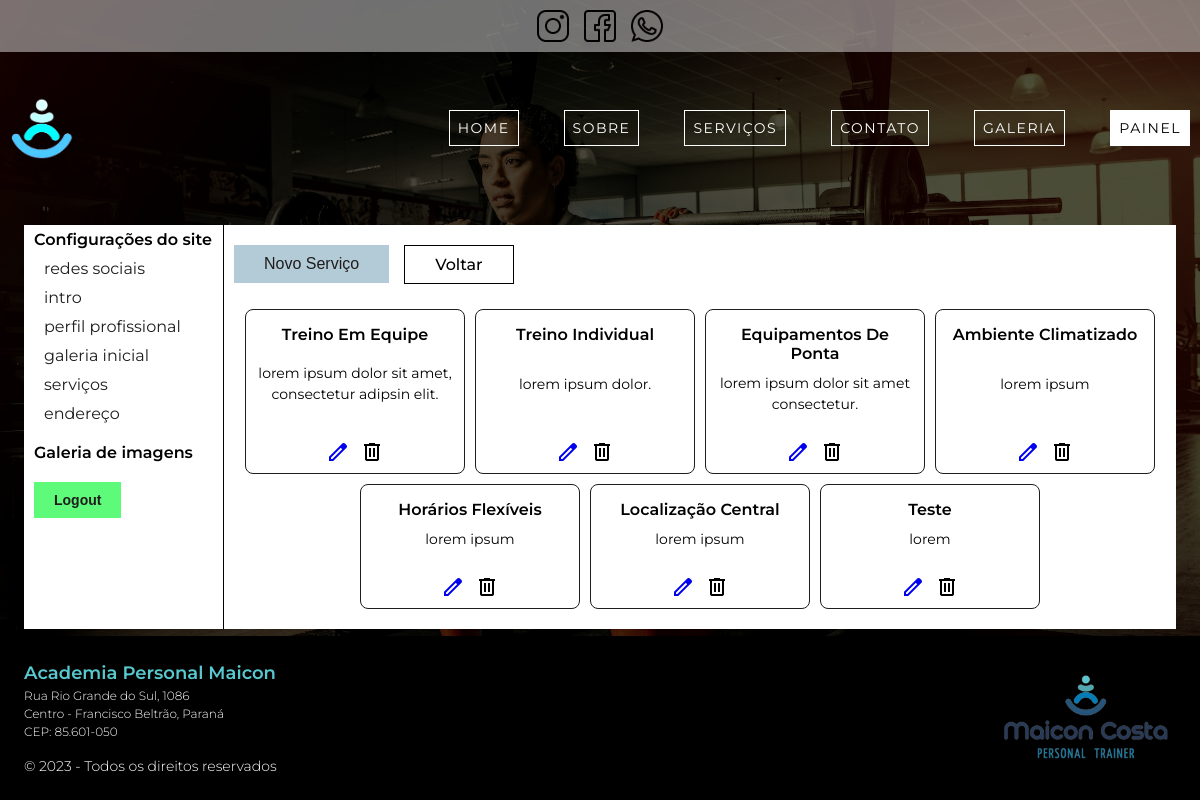
The app's page /author/dashboard/settings/services/ (signed in), older data.
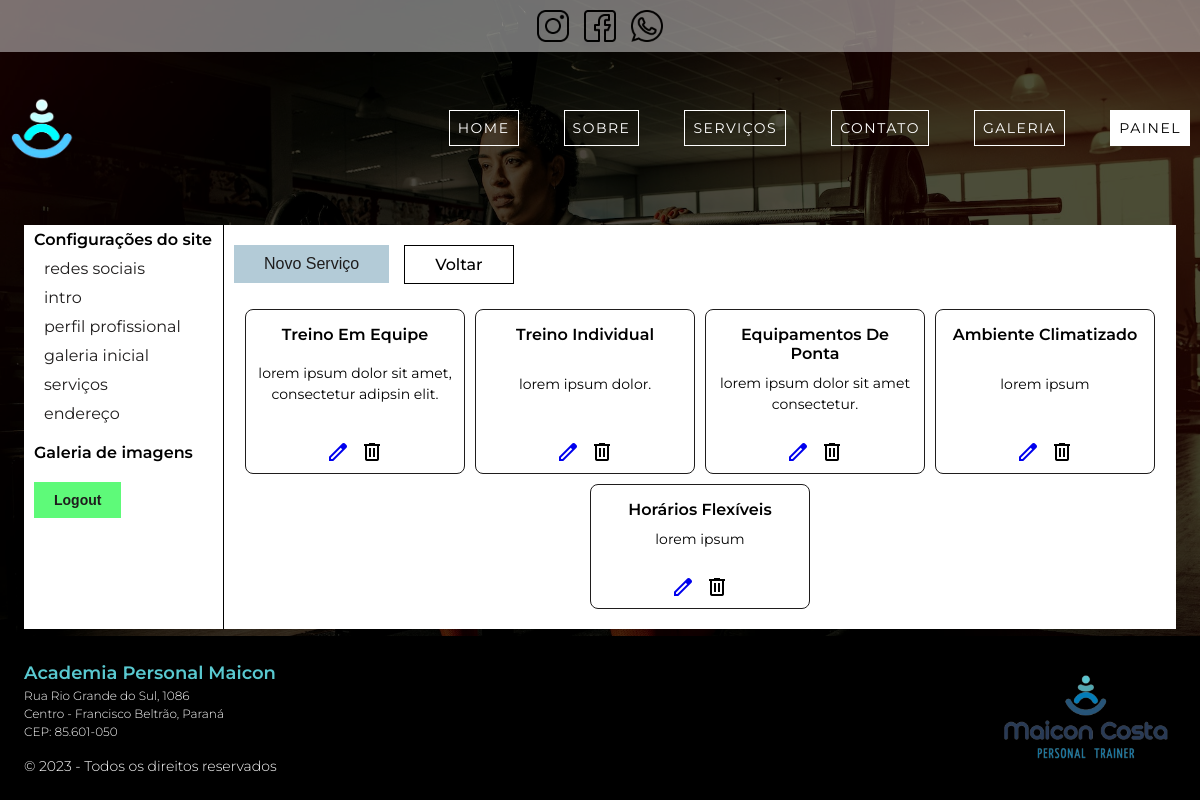
The same page, newer data.
### app_home/models.py (models this page shows, shortened)
class Service(models.Model):
    title = models.CharField(max_length=255,
                             default='',
                             verbose_name='título',
                             )
    description = models.TextField(max_length=255,
                                   default='',
                                   verbose_name='descrição',
                                   )
    class Meta:
        verbose_name = 'Serviços'
        verbose_name_plural = 'Serviços'

### author/views/services.py (the view)
    @classmethod
    @method_decorator(
        login_required(redirect_field_name='next',
                       login_url='author:login'
                       ),
        name='dispatch',
    )
    def all_services(cls, request) -> render:
        services: Service = Service.objects.all()
        return render(request, 'author/partials/_all_services.html', context={
            'services': services,
            'button_to_back_action': reverse('author:dashboard'),
            'button_name': 'Novo Serviço',
            'button_action': reverse('author:new_service'),
            'aditional_class': 'C-service__delete',
        })

### app_home/context_processor.py (called while the page is built)
def adress(request: HttpRequest):
    adress = Adress.objects.first()
    return {
        'adress': adress
    }

### author/templates/author/partials/_all_services.html (shortened to what this page needs)
{% extends 'author/pages/dashboard.html' %}
{% block settings %}
    {% include 'author/partials/_buttons.html' %}
    <section class="C-services_view center_flex_row">
        {% for service in services %}
            <div class="C-services_view_container center_flex_column">
                <p class="C-services_view_title" href="">{{ service.title }}</p>
                <p class="C-services_view_description"href="">{{ service.description }}</p>
                {% include 'author/partials/_buttons_actions_services.html' %}
            </div>
        {% endfor %}
    </section>
{% endblock %}

### author/templates/author/partials/_buttons_actions_services.html (shortened to what this page needs)
<div class="C-buttons__actions">
    <a href="{% url 'author:service_edit' service.id %}"><span class="material-symbols-outlined C-buttons_view__span C-buttons_view__edit">edit</span></a>
    <span class="C-buttons_view__span C-buttons__delete_form">
        <form
            action="{% url 'author:service_delete' service.id %}"
            method="POST"
            class="C-buttons_view_delete C-buttons_view__span {{ aditional_class }}">
            <button type="submit">
                <span class="material-symbols-outlined C-buttons_view__span">delete</span>
            </button>
        </form>
    </span>
</div>

Row changes from the older to the newer data that the page shows:
removed Service: title "Localização Central", description "lorem ipsum"
removed Service: title "Teste", description "lorem"
